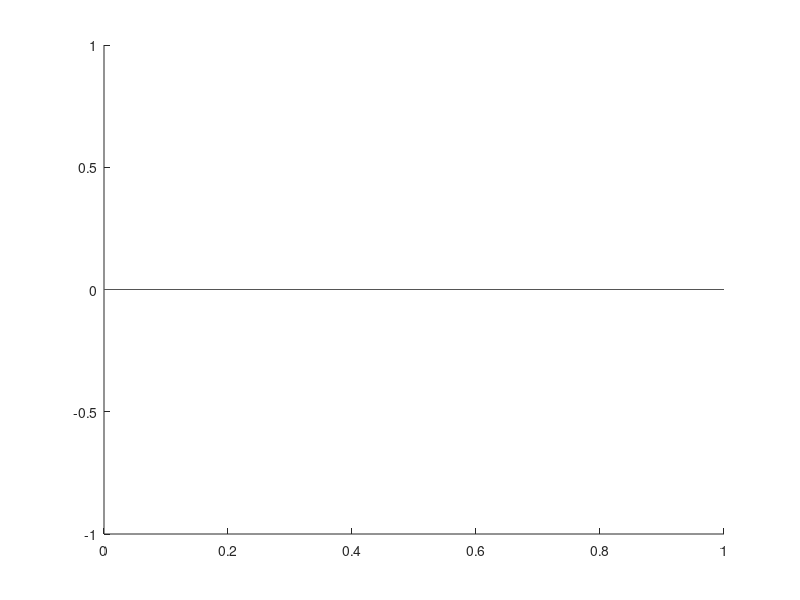

The MATLAB source for this figure: (Note: this script raises an error after producing the figure.)
% node_coord = load('test_input_node_coord.txt');
% elem_connect = load('test_input_elem_connect.txt');
% node_disp = load('test_delta_node_disp.txt');

% node_coord = load('test_input_node_coord_lec.txt');
% elem_connect = load('test_input_elem_connect_lec.txt');
% node_disp = load('test_delta_node_disp_lec.txt');

node_coord = load('node.txt');
elem_connect = load('element.txt');
node_disp = load('boundary condition.txt');

%input deformation scale and material properties
deformation_scale = 1;
E = 1; %Young's modulus
h = 1; %height of beam

elem_num = size(elem_connect,1);
elem_stress = zeros(elem_num,1);

hold on
for i = 1:elem_num
    %determine which nodes for each element
    node_1 = elem_connect(i,1);
    node_2 = elem_connect(i,2);

    %extracting undeformed node coordinates
    X1 = node_coord(node_1, 1);
    Y1 = node_coord(node_1, 2);
    X2 = node_coord(node_2, 1);
    Y2 = node_coord(node_2, 2);
    L_undeformed = sqrt((Y2-Y1)^2 + (X2-X1)^2);

    %calculating undeformed rotation of element
    r_elem = atan2((Y2-Y1) , (X2-X1));
    %calculating undeformed tangent of element
    t_elem = (Y2-Y1) / (X2-X1);

    %plot undeformed
    plot([X1 X2], [Y1 Y2], 'Color', '#555555');

    %extracting nodal displacements X, Y, rotation
    %multiplied by a scaling factor for better visualisation
    D1 = node_disp(3*node_1-2 : 3*node_1) * deformation_scale;
    D2 = node_disp(3*node_2-2 : 3*node_2) * deformation_scale;

    %calculating deformed node coordinates
    X1 = X1 + D1(1);
    Y1 = Y1 + D1(2);
    X2 = X2 + D2(1);
    Y2 = Y2 + D2(2);
    L_deformed = sqrt((Y2-Y1)^2 + (X2-X1)^2);

    %calculating deformed tangent at each node
    t1 = tan(r_elem + D1(3));
    t2 = tan(r_elem + D2(3));

    %calculating stress and plotting deformed results
    elem_bending_stress = ferguson_plot(X1, Y1, t1, X2, Y2, t2, E, h);
    elem_axial_stress = E * abs(L_deformed - L_undeformed);
    elem_stress(i) = elem_axial_stress + elem_bending_stress;
end
hold off

elem_stress